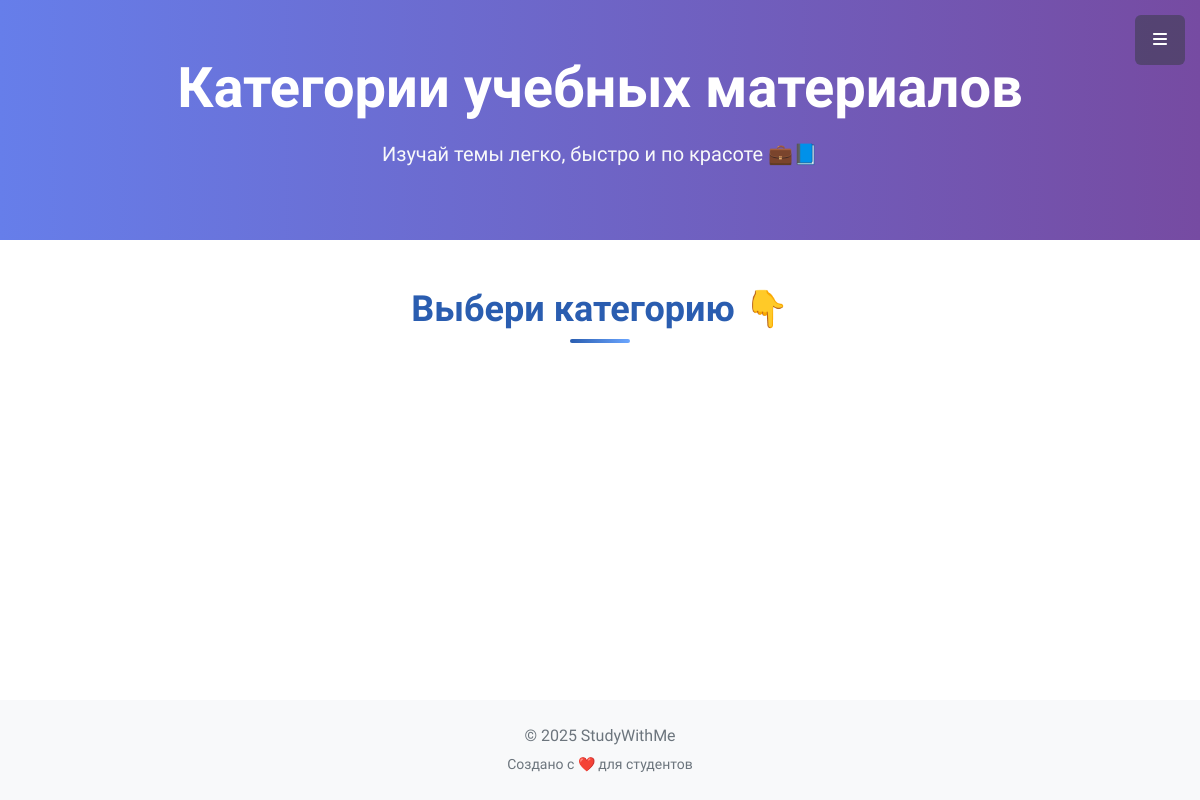
Page /materials/ on the earlier database version.
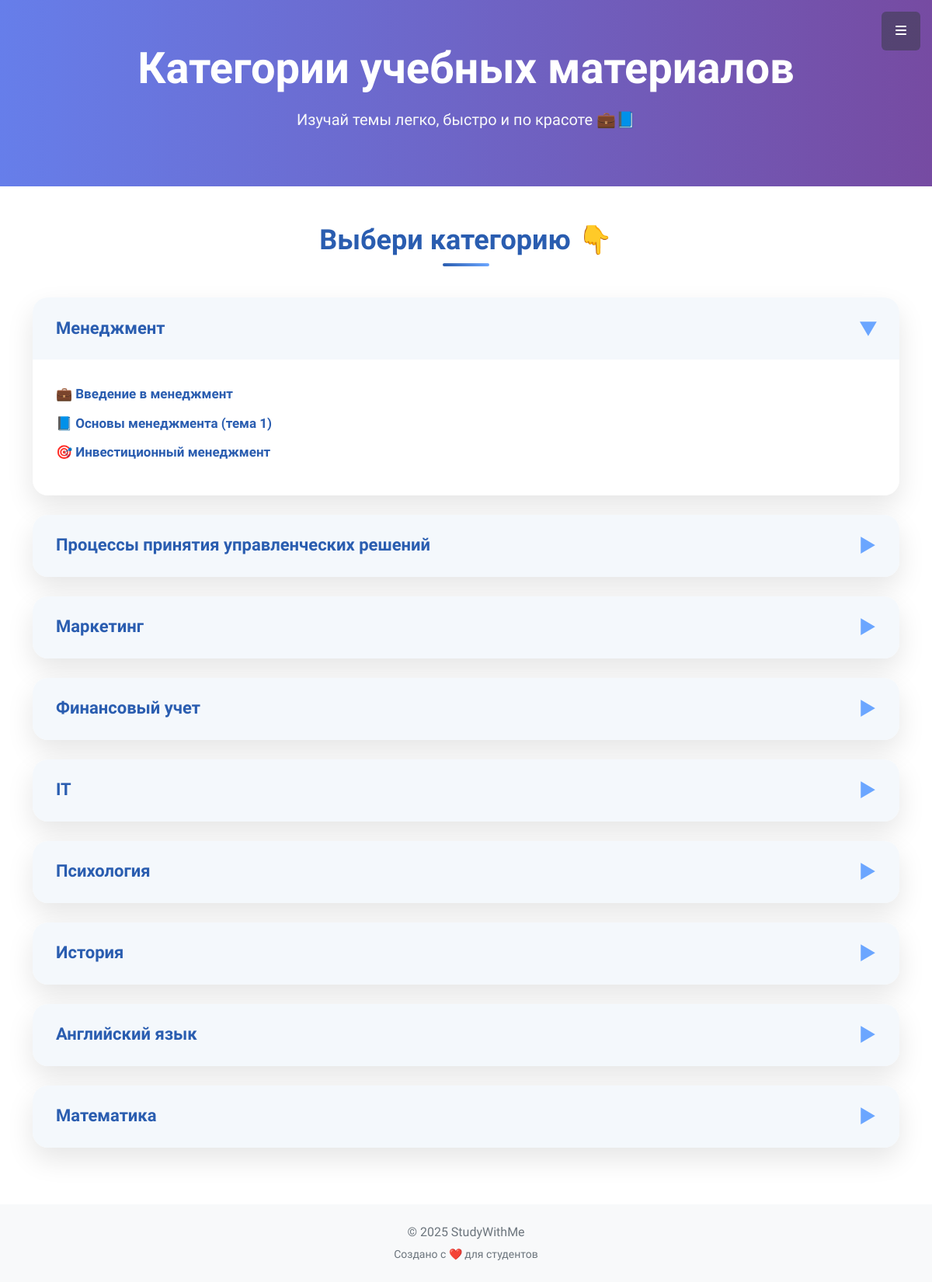
Same page on the later database version.
### main/models.py (models this page shows, shortened)
class StudyMaterialCategory(models.Model):
    title = CharField(max_length=100)
    class Meta:
        verbose_name = "Предмет"
        verbose_name_plural = "Предметы"

class StudyMaterial(models.Model):
    title = models.CharField(max_length=255, verbose_name="Название")
    description = models.TextField(verbose_name="Описание")
    video = models.TextField(blank=True, null=True, verbose_name='Видео')
    created_by = models.ForeignKey(MyUser, on_delete=models.CASCADE, verbose_name="Автор")
    created_at = models.DateTimeField(auto_now_add=True, verbose_name="Дата создания")
    category = models.ForeignKey('StudyMaterialCategory', on_delete=models.SET_NULL, null=True, blank=True, related_name='materials', verbose_name="Категория")
    class Meta:
        verbose_name = "Учебный материал"
        verbose_name_plural = "Учебные материалы"

### main/views.py (the view)
# urls.py: path('materials/', views.study_materials_view, name='study_materials'),
def study_materials_view(request):
    categories = StudyMaterialCategory.objects.prefetch_related('materials')
    return render(request, 'main/study_materials.html', {'categories': categories})

### main/templates/main/study_materials.html (shortened to what this page needs)
{% extends 'base.html' %}
{% load static %}
{% block content %}
<section class="hero-section d-flex align-items-center text-white" style="background: linear-gradient(to right, #667eea, #764ba2); min-height: 30vh;">
  <div class="container text-center">
    <h1 class="text-white fw-bold display-4 mb-3">Категории учебных материалов</h1>
    <p class="lead text-light">Изучай темы легко, быстро и по красоте 💼📘</p>
  </div>
</section>
<div class="container py-5">
  <h2 class="page-title">Выбери категорию 👇</h2>
  {% for category in categories %}
  <div class="category-block">
      <div class="category-header" onclick="toggleCategory(this)">
          <h2>{{ category.title }}</h2>
          <span class="arrow {% if forloop.first %}rotate{% endif %}">&#9654;</span>
      </div>
      <div class="materials-list {% if forloop.first %}open{% endif %}">
          <ul>
              {% for material in category.materials.all %}
                  <li><a href="{% url 'study_material_detail' material.pk %}">{{ material.title }}</a></li>
              {% empty %}
                  <li class="text-muted">Нет материалов</li>
              {% endfor %}
          </ul>
      </div>
  </div>
  {% endfor %}
</div>
{% endblock %}

### main/templates/base.html (shortened to what this page needs)
{% load static %}
<!DOCTYPE html>
<html lang="ru">
<head>
    <link href="https://cdnjs.cloudflare.com/ajax/libs/simple-line-icons/2.5.5/css/simple-line-icons.min.css" rel="stylesheet" />
    <link href="{% static 'css/styles.css' %}" rel="stylesheet" />
</head>
<body id="page-top">
    <a class="menu-toggle rounded" href="#"><i class="fas fa-bars"></i></a>
    <main>
        {% block content %}
        {% endblock %}
    </main>
    <footer class="footer text-center py-4 bg-light">
      <div class="container">
        <p class="text-muted mb-1">© 2025 StudyWithMe</p>
        <small class="text-muted">Создано с ❤️ для студентов</small>
      </div>
    </footer>
</body>
</html>

### main/templates/base.html (style rules this page uses)
html, body { height: 100%; margin: 0; }
body { display: flex; flex-direction: column; min-height: 100vh; }
main { flex: 1 0 auto; }
footer.footer { flex-shrink: 0; }

### main/templates/main/study_materials.html (style rules this page uses)
.page-title { text-align: center; font-size: 36px; font-weight: 700; color: #2a5db0; position: relative; padding-bottom: 12px; margin-bottom: 40px; }
.page-title::after { content: ''; position: absolute; width: 60px; height: 4px; background: linear-gradient(to right, #2a5db0, #6ba6ff); bottom: 0; left: 50%; transform: translateX(-50%); border-radius: 4px; }
.category-block { margin: 0 auto 25px auto; border-radius: 20px; background: #ffffff; box-shadow: 0 15px 35px rgba(0, 0, 0, 0.1); transition: all 0.3s ease; cursor: pointer; overflow: hidden; }
.category-header { background-color: #f4f8fc; padding: 22px 30px; display: flex; justify-content: space-between; align-items: center; }
.category-header h2 { font-size: 22px; color: #2a5db0; margin: 0; font-weight: 700; }
.arrow { font-size: 24px; color: #6ba6ff; transition: transform 0.3s ease; }
.arrow.rotate { transform: rotate(90deg); }
.materials-list { max-height: 0; overflow: hidden; opacity: 0; transition: max-height 0.4s ease, opacity 0.4s ease, padding 0.3s ease; background: #fff; }
.materials-list.open { max-height: 500px; opacity: 1; padding: 20px 30px 30px 30px; }
ul { padding-left: 0; margin: 0; list-style: none; }
ul li { margin: 12px 0; }
ul li a { text-decoration: none; color: #2a5db0; font-weight: 600; font-size: 17px; transition: color 0.3s ease; }

Differences in the rows shown:
added StudyMaterialCategory: title "Менеджмент"
added StudyMaterial: title "💼 Введение в менеджмент"
added StudyMaterial: title "📘 Основы менеджмента (тема 1)"
added StudyMaterial: title "🎯 Инвестиционный менеджмент"
added StudyMaterialCategory: title "Процессы принятия управленческих решений"
added StudyMaterialCategory: title "Маркетинг"
added StudyMaterialCategory: title "Финансовый учет"
added StudyMaterialCategory: title "IT"
added StudyMaterialCategory: title "Психология"
added StudyMaterialCategory: title "История"
added StudyMaterialCategory: title "Английский язык"
added StudyMaterialCategory: title "Математика"
